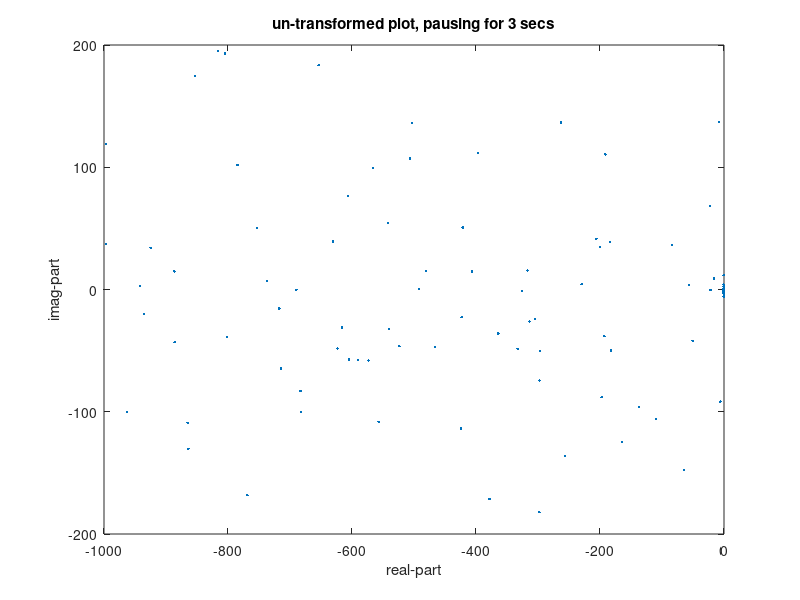

MATLAB code to generate this figure: (Note: this script raises an error after producing the figure.)
% quasiLogAxes() transforms all plots currently drawn on the
% current axes to a quasi-log axes (via asinh), including
% possibly transforming color axis. 
% AJR, 25 Sep 2021 -- 15 May 2023
%!TEX root = ../Doc/eqnFreeDevMan.tex
%{
\section{\texttt{quasiLogAxes()}: transforms current axes of
plot(s) to quasi-log}
\label{sec:quasiLogAxes}

This function transforms the plots in the current axes.  It
rescales specified coordinates and labels the axes and its
2D or 3D~plot(s).  The original aim was to effectively show
the complex spectrum of multiscale systems such as the patch
scheme. The eigenvalues are over a wide range of magnitudes,
but are signed.  So we use a nonlinear asinh transformation
of the axes, and then label the axes with reasonable ticks.
This nonlinear rescaling is useful in other scenarios also.

\begin{matlab}
%}
function quasiLogAxes(xScale,yScale,zScale,cScale)
%{
\end{matlab}
\paragraph{Input} This function rescales the \emph{current
axes}  (you may need to invoke \verb|set()| to change to the
axes you require).  It rescales the existing plots  (do not
do further plots into the same axes).
\begin{itemize}

\item \verb|xScale| (optional, default~inf): if inf, then no
transformation is done in the `x'-coordinate.  Otherwise, when
\verb|xScale| is not inf, transforms the plot \(x\)-coordinates 
with the \(\text{asinh}()\) function so that
\begin{itemize}
\item for \(|x|\lesssim x_{\text{scale}}\) the x-axis scaling 
is approximately linear, whereas
\item for \(|x|\gtrsim x_{\text{scale}}\) the x-axis scaling 
is approximately signed-logarithmic.
\end{itemize}

\item \verb|yScale| (optional, default~inf): corresponds to
\verb|xScale| for the second axis scaling.

\item \verb|zScale| (optional, default~inf): corresponds to
\verb|xScale| for a third axis scaling if it exists.

\item \verb|cScale| (optional, default~inf): corresponds to
\verb|xScale| but for a colormap, and colorbar scaling if 
one exists.
\end{itemize}

\paragraph{Output} None, just the transformed plot.


\paragraph{Example}
If invoked with no arguments, then execute an example plot
and its transformation.
\begin{matlab}
%}
if nargin==0  
   % generate some data
   n=99;  fast=(rand(n,1)<0.8);
   z = -rand(n,1).*(1+1e3*fast)+1i*randn(n,1).*(5+1e2*fast);
   % plot data and transform axes
   plot(real(z),imag(z),'.');   
   xlabel('real-part'), ylabel('imag-part')
   title('un-transformed plot, pausing for 3 secs'), pause(3)
   quasiLogAxes(1,10);
   title('transformed plot')
   return
end% example
%{
\end{matlab}


Default values for scaling, \verb|inf| denotes no
transformation of that axis.
\begin{matlab}
%}
if nargin<4, cScale=inf; end
if nargin<3, zScale=inf; end
if nargin<2, yScale=inf; end
if nargin<1, xScale=inf; end
assert(class(xScale)=="double" ...
      ,"May 2023 version of quasiLogAxes does not accept a handle")
%{
\end{matlab}


\begin{devMan}
Get current limits of the plot to use if the user has set
them already.  And also get the pointer to the axes and to
the figure of the plot. 
\begin{matlab}
%}
xlim0=xlim; ylim0=ylim; zlim0=zlim; clim0=caxis;
theAxes = gca;  %get(handle(1),'parent');
theFig = get(theAxes,'parent');
%{
\end{matlab}

Find overall factors so the data is nonlinearly mapped to
order oneish---so that then pgfplots et al.\ do not think
there is an overall scaling factor on the axes.
\begin{matlab}
%}
xFac=1e-99; yFac=xFac; zFac=xFac; cFac=xFac;
for kk=1:numel(theAxes.Children)
  handle = theAxes.Children(kk);
  for k=1:length(handle)
    if ~isinf(xScale)
    temp = asinh(handle(k).XData/xScale);
    xFac = max(xFac, max(abs(temp(:)),[],'omitnan') );
    end
    if ~isinf(yScale)
    temp = asinh(handle(k).YData/yScale);
    yFac = max(yFac, max(abs(temp(:)),[],'omitnan') );
    end
    if ~isinf(zScale)
    temp = asinh(handle(k).ZData/zScale);
    zFac = max(zFac, max(abs(temp(:)),[],'omitnan') );
    end
    if ~isinf(cScale)
    temp = asinh(handle(k).CData/cScale);
    cFac = max(cFac, max(abs(temp(:)),[],'omitnan') );
    end
  end%for k
end%for kk
xFac=9/xFac; yFac=9/yFac; zFac=9/zFac; cFac=9/cFac;
%{
\end{matlab}

Scale all the plot data in the axes. Give an
error if it appears that the plot-data has already been
transformed.   Color data has to be transformed first
because usually there is automatic flow from z-data to c-data.
\begin{matlab}
%}
xlim1=[Inf -Inf]; ylim1=xlim1; zlim1=xlim1; clim1=xlim1; 
for kk=1:numel(theAxes.Children)
  handle = theAxes.Children(kk);
  for k=1:length(handle)
    assert(~strcmp(handle(k).UserData,'quasiLogAxes'), ...
       'Replot graph---it appears plot data is already transformed')
    if ~isinf(cScale)
    handle(k).CData = cFac*asinh(handle(k).CData/cScale); 
    climk=[min(handle(k).CData(:)) max(handle(k).CData(:))];
    clim1=[min(climk(1),clim1(1)) max(climk(2),clim1(2))];
    end
    if ~isinf(xScale)
    handle(k).XData = xFac*asinh(handle(k).XData/xScale); 
    xlimk=[min(handle(k).XData(:)) max(handle(k).XData(:))];
    xlim1=[min(xlimk(1),xlim1(1)) max(xlimk(2),xlim1(2))];
    end
    if ~isinf(yScale)
    handle(k).YData = yFac*asinh(handle(k).YData/yScale); 
    ylimk=[min(handle(k).YData(:)) max(handle(k).YData(:))];
    ylim1=[min(ylimk(1),ylim1(1)) max(ylimk(2),ylim1(2))];
    end
    if ~isinf(zScale)
    handle(k).ZData = zFac*asinh(handle(k).ZData/zScale); 
    zlimk=[min(handle(k).ZData(:)) max(handle(k).ZData(:))];
    zlim1=[min(zlimk(1),zlim1(1)) max(zlimk(2),zlim1(2))];
    end
    handle(k).UserData = 'quasiLogAxes';
  end%for k
end%for kk
%{
\end{matlab}
Set 4\%~padding around all margins of transformed
data---crude but serviceable.  Unless the axis had already
been manually set, in which case use the transformed set
limits.
\begin{matlab}
%}
if ~isinf(xScale), 
    if xlim('mode')=="manual"
         xlim1=xFac*asinh(xlim0/xScale);
    else xlim1=xlim1+0.04*diff(xlim1)*[-1 1]; 
    end, end
if ~isinf(yScale), 
    if ylim('mode')=="manual"
         ylim1=yFac*asinh(ylim0/yScale);
    else ylim1=ylim1+0.04*diff(ylim1)*[-1 1];  
    end, end
if ~isinf(zScale), 
    if zlim('mode')=="manual"
         zlim1=zFac*asinh(zlim0/zScale);
    else zlim1=zlim1+0.04*diff(zlim1)*[-1 1];  
    end, end
if ~isinf(cScale), 
    if theAxes.CLimMode=="manual"
         clim1=cFac*asinh(clim0/cScale);
    else clim1=clim1+   0*diff(clim1)*[-1 1];  
    end, end
%{
\end{matlab}


\paragraph{Scale axes, and tick marks on axes}
\begin{matlab}
%}
if ~isinf(xScale)
    xlim(xlim1);
    tickingQuasiLogAxes(theAxes,'X',xlim1,xScale,xFac)
end%if
if ~isinf(yScale)
    ylim(ylim1);
    tickingQuasiLogAxes(theAxes,'Y',ylim1,yScale,yFac)
end%if
if ~isinf(zScale)
    zlim(zlim1);
    tickingQuasiLogAxes(theAxes,'Z',zlim1,zScale,zFac)
end%if
%{
\end{matlab}
But for color, only tick when we find a colorbar. 
\begin{matlab}
%}
if ~isinf(cScale)
  caxis(clim1);
  for p=1:numel(theFig.Children)
    ca = theFig.Children(p);
    if class(ca) == "matlab.graphics.illustration.ColorBar"
      tickingQuasiLogAxes(ca,'C',clim1,cScale,cFac)
      break  
    end
  end
end%if
%{
\end{matlab}
Turn the grid on by default.
\begin{matlab}
%}
grid on
end%function
%{
\end{matlab}


\subsection{\texttt{tickingQuasiLogAxes()}: typeset ticks
and labels on an axis}
\begin{matlab}
%}
function tickingQuasiLogAxes(ca,Q,qlim1,qScale,qFac)
%{
\end{matlab}
\paragraph{Input} 
\begin{itemize}
\item \verb|ca|: pointer to axes/colorbar dataset.
\item \verb|Q|: character, either \texttt{X,Y,Z,C}.
\item \verb|qlim1|: the scaled limits of the axis.
\item \verb|qScale|: the scaling parameter for the axis.
\item \verb|qFac|: the scaling factor for the axis.
\end{itemize}

\paragraph{Output} None, just the ticked and labelled axes.

Get the order of magnitude of the horizontal data.
\begin{matlab}
%}
    qmax=max(abs(qlim1));
    qmag=floor(log10(qScale*sinh(qmax/qFac)));
%{
\end{matlab}
Form a range of ticks, geometrically spaced, trim off the
small values that would be too dense near zero (omit those
within 6\% of \verb|qmax|).
\begin{matlab}
%}
    ticks=10.^(qmag+(-7:0));
    j=find(ticks>qScale*sinh(0.06*qmax/qFac));
    nj=length(j);
    if nj<3,     ticks=[1;2;5]*ticks(j);
    elseif nj<5, ticks=[1;3]*ticks(j);
    else         ticks=ticks(j);
    end
    ticks=sort([0;ticks(:);-ticks(:)]);
%{
\end{matlab}
Set the ticks in place according to the transformation.
\begin{matlab}
%}
    if Q=='C', p='s'; Q=''; else p=''; end
    set(ca,[Q 'Tick' p],qFac*asinh(ticks/qScale) ...
          ,[Q 'TickLabel' p],cellstr(num2str(ticks,4)))
    if Q=='X', set(ca,[Q 'TickLabelRotation'],40), end
end%function qScaling
%{
\end{matlab}
\end{devMan}
%}
